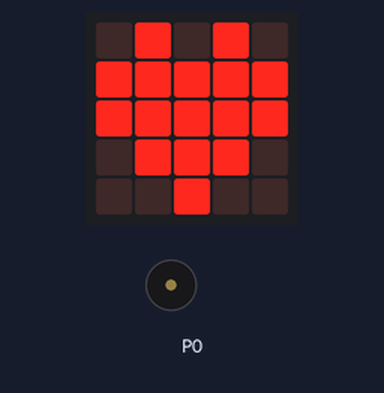
Recording of a program running on a simulated BBC micro:bit (MakeCode). Shown: the board's 5×5 LED display, buzzer (waves = sounding).

Above: at 4.1 s.
At 64.2 s:
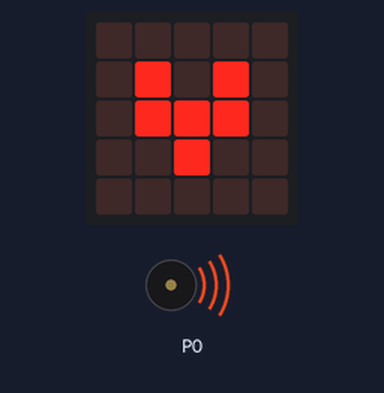
At 124.1 s:
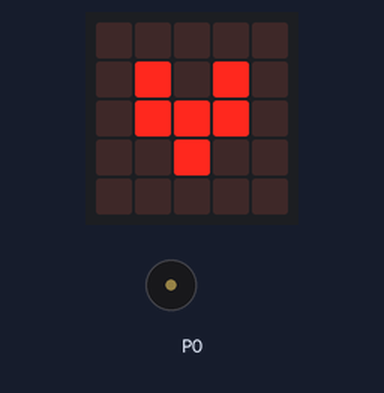
Timing chart, 0 to 130.0 s (numbered marks = the images above):
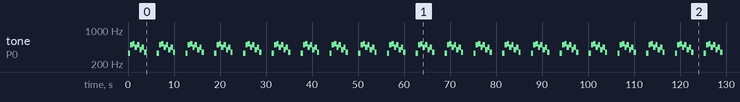

The program:

main.ts
```typescript
basic.forever(function () {
    music.play(music.stringPlayable("E B C5 A B G A F ", 120), music.PlaybackMode.UntilDone)
    basic.showIcon(IconNames.Heart)
    basic.pause(500)
    basic.showIcon(IconNames.SmallHeart)
    basic.pause(500)
})
```

test.ts
```typescript
// οι δοκιμές πηγαίνουν εδώ, δεν θα γίνει εκτέλεση όταν αυτό το πακέτο χρησιμοποιηθεί ως επέκταση.
```

Measured:
- by itself, tone on P0: repeats every 6.3 s: 494 Hz 0.51 s, 523 Hz 0.51 s, 440 Hz 0.51 s, 494 Hz 0.51 s, 392 Hz 0.51 s, 440 Hz 0.51 s, 349 Hz 0.50 s, silent 2.2 s, 330 Hz 0.51 s
- what the display in image 0 shows lasts 1.1 s, from 4.0 s to 5.1 s
- what the display in image 1 shows lasts 5.1 s, from 61.5 s to 66.6 s
